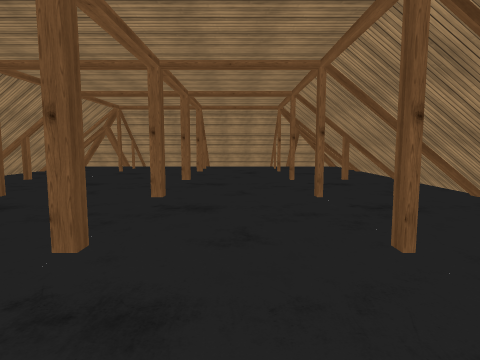
[1] (above)

24 first-person views from a walk through a 3-D level made in the Unity game engine. The camera is 1.5 m above the floor, tilts 6° down and sees 75° across. Doors are open. The floor is counted in squares, 1 m on a side. Each view is taken from the middle of a square. On the plan, view 1 faces up. The plan holds only what a view shows up to about 15 squares ahead; the rest is blank. The place goes on beyond the plan. Some surface patterns are stand-ins.

[2]
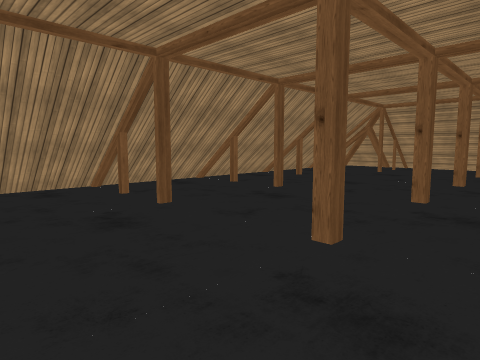

[3]
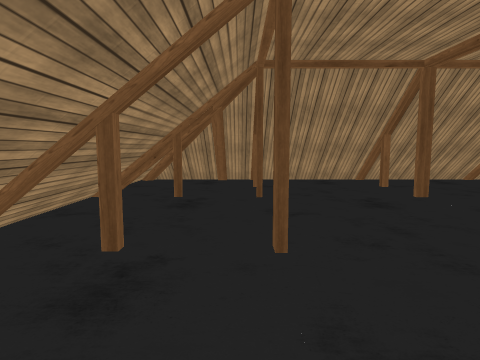

[4]
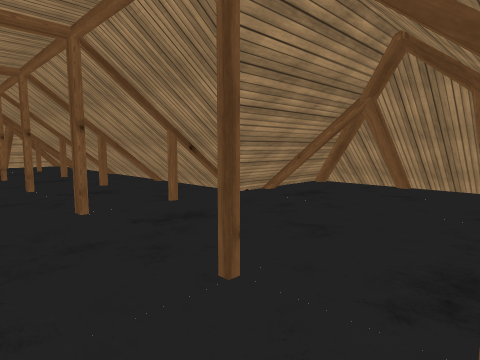

[5]
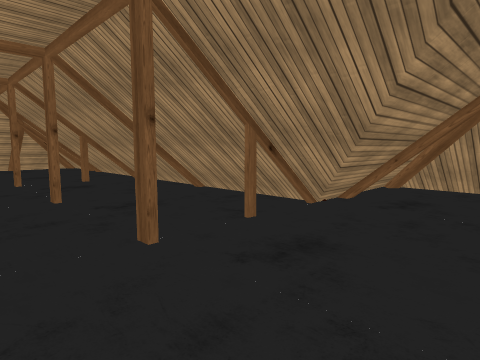

[6]
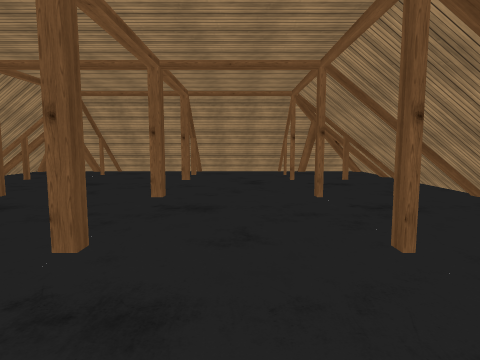

[7]
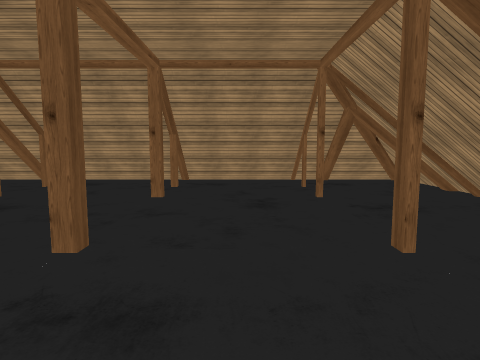

[8]
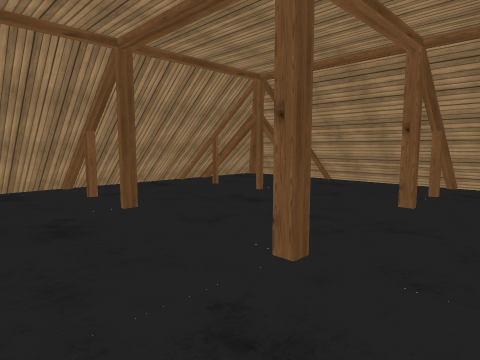

[9]
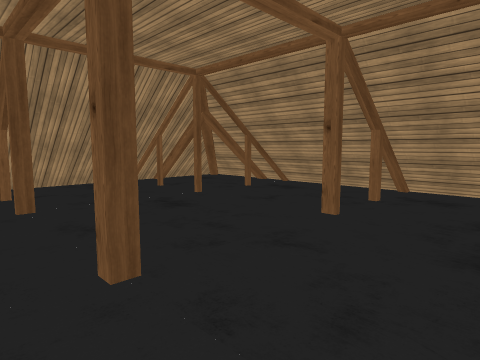

[10]
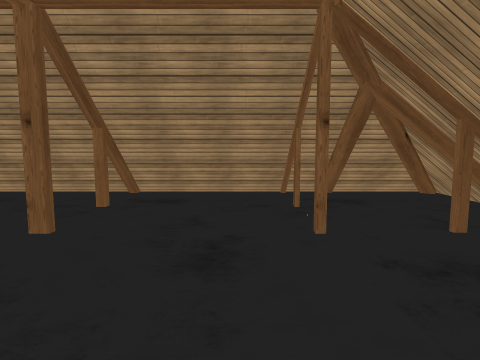

[11]
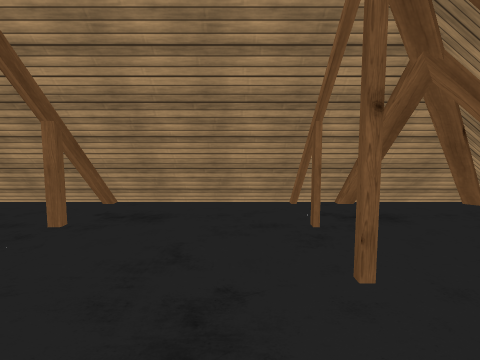

[12]
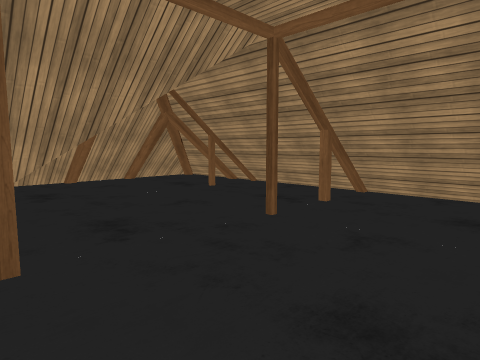

[13]
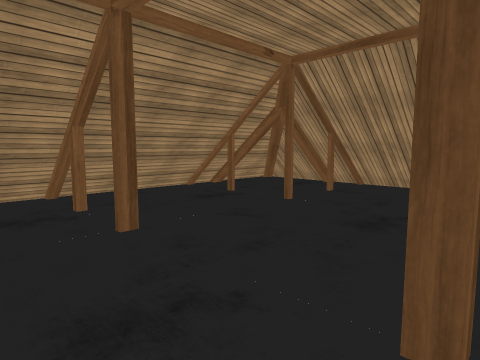

[14]
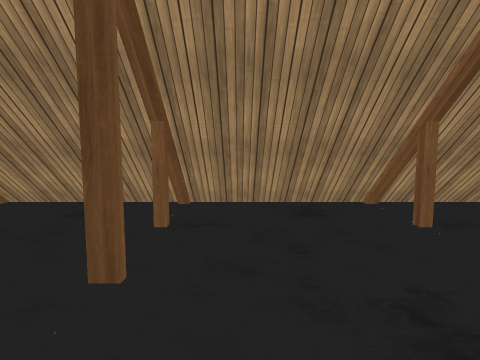

[15]
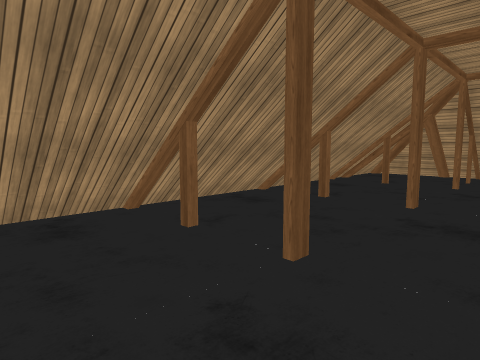

[16]
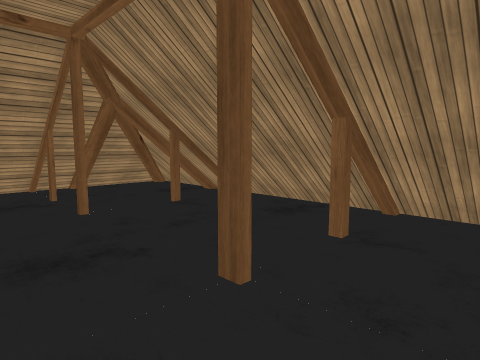

[17]
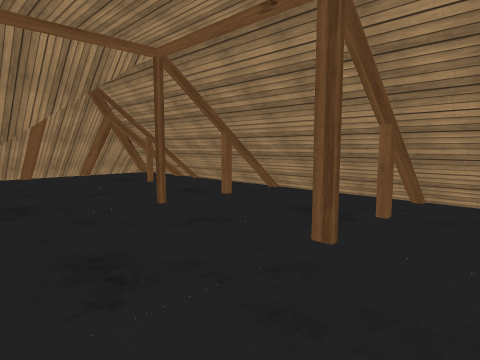

[18]
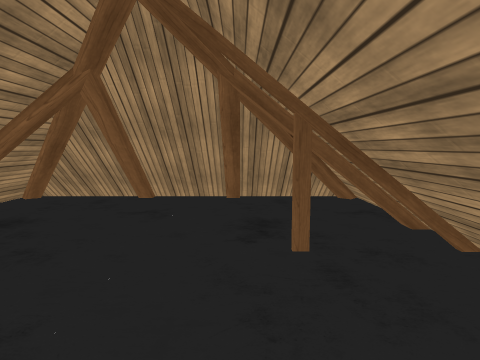

[19]
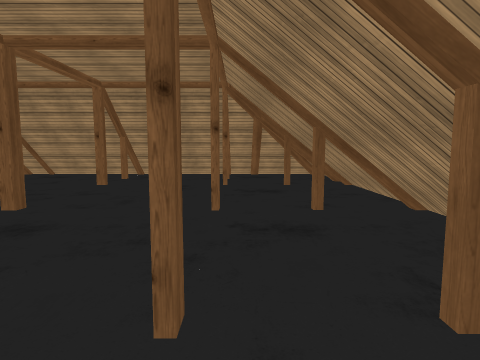

[20]
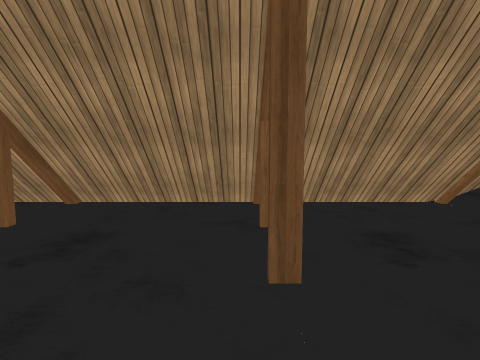

[21]
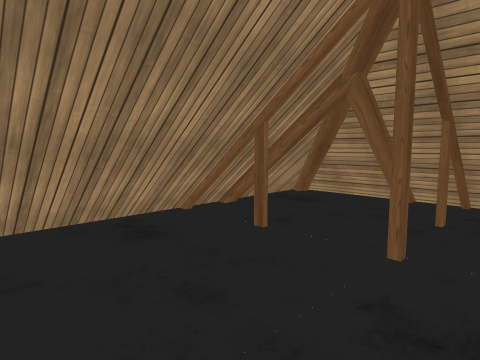

[22]
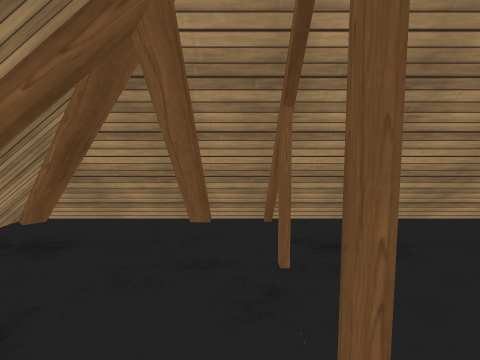

[23]
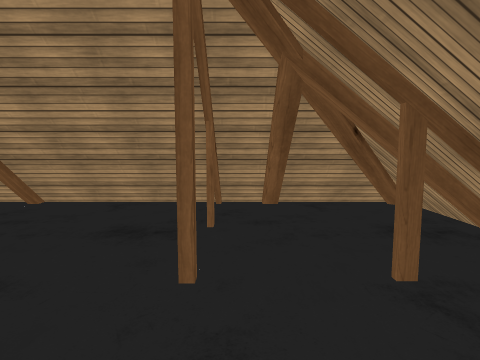

[24]
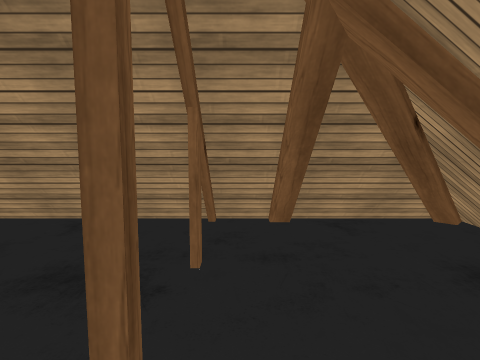

### Floor plan
Key: @ floor where view 1 was taken; # wall or solid block; . floor; D open door; = window, fence, low wall or low ledge; ^ raised ledge.
Columns run from 12 left of view 1 to 12 right of it. Each row starts with its distance up from view 1.
 24 ^^=^=^^=^=^^ ^=^^=^
 23 ^^#^## # ## # ##^#^^
 22 =###.#...##...#.###
 21 ^^#..............#^^
 20 ^#................#=
 19 =##..#........#..##^
 18 ^ ................ ^
 17 =#................#=
 16 ^ ................ ^
 15 ^##..............##=
 14 =##......#.......##^
 13 ^ ................ ^
 12 =#................#=
 11 ^ ................ ^
 10 ^##..............##=
  9 =##......#.......##^
  8 ^ ................ ^
  7 =#................#
  6 ^ ................ ^
  5 ^##..............##=
  4 =##......#........#^^^=D^
  3 ^ ................###^#DD
  2 =#...................###=
  1 ^ ....................#^^
  0 ^##..#......@.#........#=
 -1 =#.....................#^
 -2 ^^#...................#^^
 -3 =###.#...##...##...#.###=
 -4 ^##^## # ## # ## # ##^#^^
 -5 ^^=^^=^=^^=^=^^=^=^^=^ ^^

Where each view was taken, in squares from view 1:
view 1: 0 up, 0 right, facing up
view 2: 0 up, 0 right, facing up-left
view 3: 1 down, 2 right, facing left
view 4: 3 down, 0 right, facing up-right
view 5: 0 up, 0 right, facing up-right
view 6: 5 up, 0 right, facing up
view 7: 10 up, 0 right, facing up
view 8: 11 up, 0 right, facing up-left
view 9: 13 up, 1 right, facing up-left
view 10: 14 up, 1 right, facing up
view 11: 16 up, 1 right, facing up
view 12: 5 up, 2 left, facing down-right
view 13: 5 up, 0 right, facing down-left
view 14: 6 up, 4 left, facing left
view 15: 6 up, 5 left, facing up-left
view 16: 7 up, 5 left, facing down-left
view 17: 4 up, 5 left, facing down-right
view 18: 2 down, 3 right, facing right
view 19: 7 up, 3 right, facing up
view 20: 10 up, 1 left, facing right
view 21: 15 up, 6 left, facing up-left
view 22: 18 up, 8 left, facing up
view 23: 3 up, 8 left, facing down
view 24: 1 up, 8 left, facing down
